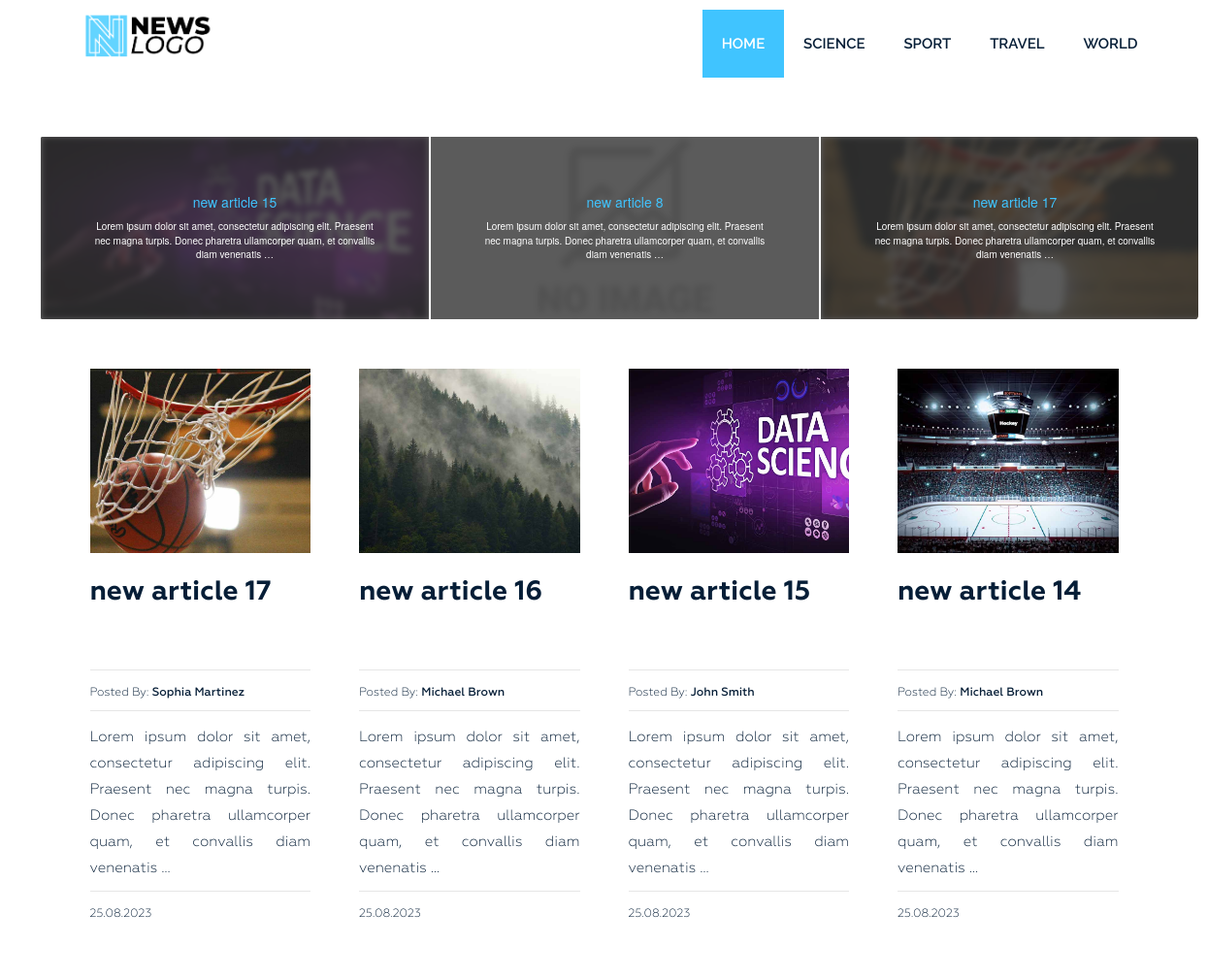
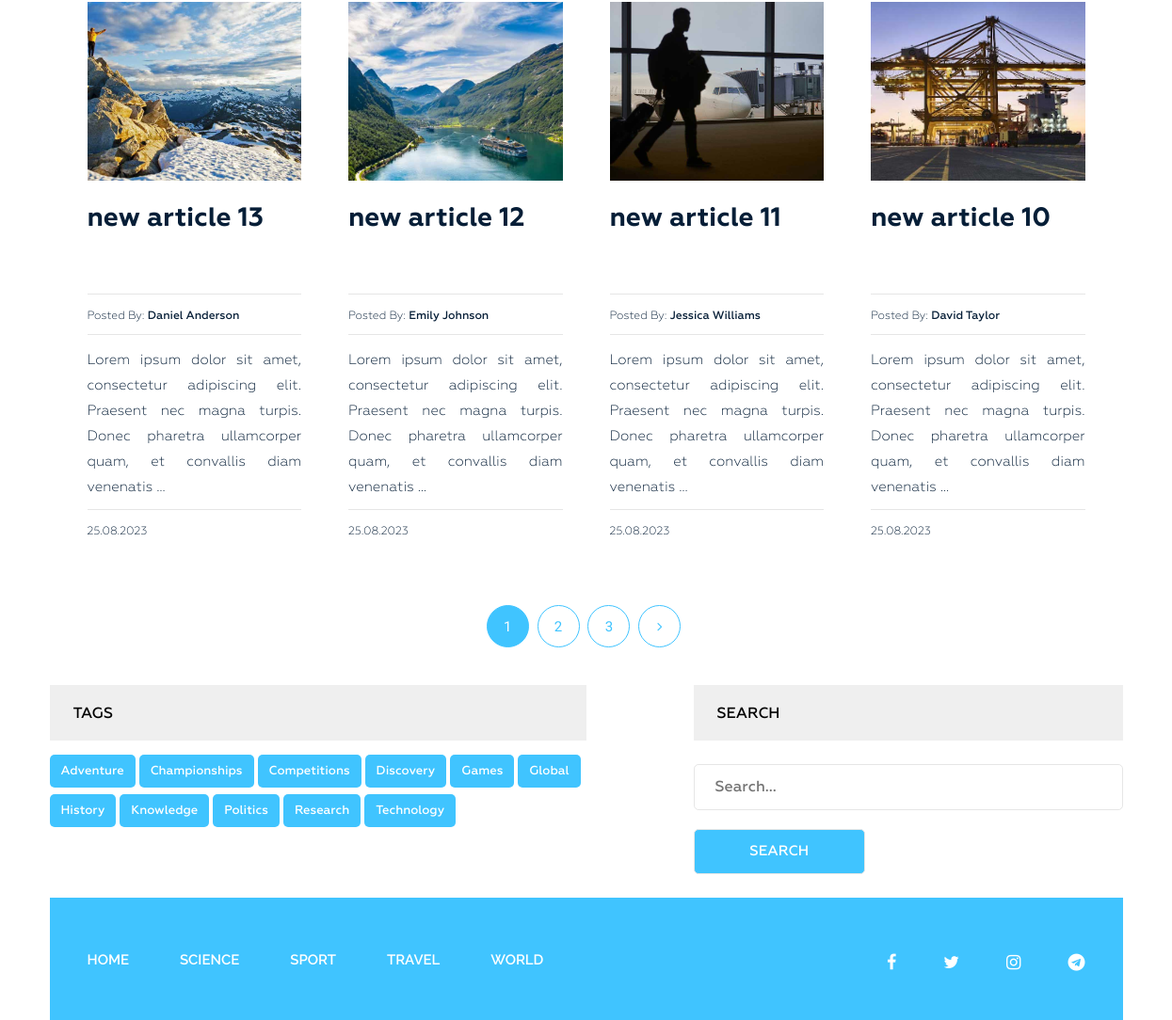
The page / on the database its author committed (2 pictures, top to bottom).
### news/models.py (models this page shows, shortened)
class Category(models.Model):
    title = models.CharField(max_length=255)
    slug = models.SlugField(max_length=255, verbose_name='Category_url', unique=True)
    def get_absolute_url(self):
        return reverse('category', kwargs={"slug": self.slug})
    class Meta:
        verbose_name = 'Category(s)'
        verbose_name_plural = 'Categories'
        ordering = ['title']

class Post(models.Model):
    title = models.CharField(max_length=255, verbose_name='Name')
    slug = models.SlugField(max_length=255, unique=True, verbose_name='Link')
    author = models.CharField(max_length=100, verbose_name='Author')
    content = models.TextField(blank=True, verbose_name='Content')
    created_at = models.DateTimeField(auto_now_add=True, verbose_name='Published')
    photo = models.ImageField(upload_to='photos/%Y/%m/%d/', blank=True, verbose_name='Photo')
    views = models.IntegerField(default=0, verbose_name='Number of views')
    category = models.ForeignKey(Category, on_delete=models.PROTECT, related_name='posts', verbose_name='Category')
    tags = models.ManyToManyField(Tag, blank=True, related_name='posts', verbose_name='Tag')
    is_published = models.BooleanField(default=True)
    def get_absolute_url(self):
        return reverse('post', kwargs={"slug": self.slug})
    class Meta:
        verbose_name = 'Article(s)'
        verbose_name_plural = 'Articles'
        ordering = ['-created_at']

class Tag(models.Model):
    title = models.CharField(max_length=50)
    slug = models.SlugField(max_length=50, verbose_name='Slug_url', unique=True)
    def get_absolute_url(self):
        return reverse('tag', kwargs={"slug": self.slug})
    class Meta:
        verbose_name = 'Tag'
        verbose_name_plural = 'Tags'
        ordering = ['title']

### news/views.py (the view)
# urls.py: path('', Home.as_view(), name='home'),
class Home(ListView):
    model = Post
    template_name = 'news/index.html'
    context_object_name = 'posts'
    paginate_by = 8
    def get_queryset(self):
        return Post.objects.order_by('-created_at')
    def get_context_data(self, *, object_list=None, **kwargs):
        context = super().get_context_data(**kwargs)
        pinned_post = Post.objects.latest('created_at')
        pinned_post.views = F('views') + 1
        pinned_post.save()
        pinned_post.refresh_from_db()
        context['pinned_post'] = pinned_post
        context['title'] = 'News App'
        categories = Category.objects.all()
        latest_posts_by_category = {}
        for category in categories:
            latest_posts_by_category[category.slug] = Post.objects.filter(category=category)[:2]
        context['latest_posts_by_category'] = latest_posts_by_category
        return context

### news/templatetags/menu.py (called while the page is built)
@register.inclusion_tag('news/menu_tpl.html')
def show_menu(menu_class='menu'):
    categories = Category.objects.all()
    return {"categories": categories, "menu_class": menu_class}

### news/templatetags/sidebar.py (called while the page is built)
@register.inclusion_tag('news/tags_tpl.html')
def get_tags():
    tags = Tag.objects.all()
    return {"tags": tags}

### news/templates/news/index.html (shortened to what this page needs)
{% extends 'base.html' %}
{% load static %}
{% load sidebar %}
{% block content %}
    <section class="slider-area">
        <div class="container">
            <div class="row">
                <div class="col-md-12">
                    <div class="infinite-carousel">
                        <div id="carousel" class="carousel-wrapper">
                          <div class="carousel-items">
                            {% for category, posts in latest_posts_by_category.items %}
                                {% for post in posts %}
                                    <div class="carousel-block">
                                        {% if post.photo %}
                                        <img src="{{ post.photo.url }}" alt="{{ post.title }}">
                                        {% else %}
                                        <img src="{% static 'img/no-image.jpeg'%}" alt="{{ post.title }}" width="300">
                                        {% endif %}
                                        <div class="overlay">
                                            <div class="overlay-content">
                                                <a href="{{ post.get_absolute_url }}">
                                                    <h4>{{ post.title|truncatewords_html:5|safe }}</h4>
                                                    <p>{{ post.content|truncatewords_html:20|safe }}</p>
                                                </a>
                                            </div>
                                        </div>
                                    </div>
                                {% endfor %}
                            {% endfor %}
                        </div>
                    </div>
                </div>
            </div>
        </div>
    </section>
<section class="blog-post-area">
    <div class="container">
        <div class="row">
            <div class="blog-post-area-style">
                {% for post in posts %}
                    <div class="col-md-3">
                        <div class="single-post">
                            <div class="main-img">
                                {% if post.photo %}
                                <img src="{{ post.photo.url }}" alt="{{ post.title }}">
                                {% else %}
                                <img src="{% static 'img/no-image.jpeg'%}" alt="{{ post.title }}" height="201" width="300">
                                {% endif %}
                            </div>
                            <h3><a href="{{ post.get_absolute_url }}">{{ post.title|truncatewords_html:7|safe }}</a></h3>
                            <h4><span>Posted By: <span class="author-name">{{ post.author }}</span></span></h4>
                            <a href="{{ post.get_absolute_url }}"><p>{{ post.content|truncatewords_html:20|safe }}</p></a>
                            <h4><span>{{ post.created_at|date:"d.m.Y" }}</span></h4>
                        </div>
                    </div>
                {% endfor %}
            </div>
        </div>
        {% if page_obj.has_other_pages %}
            <div class="pegination">
                <div class="nav-links">
                    {% for p in page_obj.paginator.page_range %}
                        {% if page_obj.number == p %}
                        <span class="page-numbers current">{{ p }}</span>
                        {% elif p > page_obj.number|add:-3 and p < page_obj.number|add:3 %}
                        <a class="page-numbers" href="?page={{ p }}">{{ p }}</a>
                        {% endif %}
                    {% endfor %}
                    {% if page_obj.has_next %}
                    <a class="page-numbers" href="?page={{ page_obj.next_page_number }}"><i class="fa fa-angle-right" aria-hidden="true"></i></a>
                    {% endif %}
                </div>
            </div>
        {% endif %}
        <section class="main-nav single-blog-area">
            <div class="right-tags">
                {% get_tags %}
            </div>
            <div class="left-search newsletter">
                <h2 class="sidebar-title main-tl">Search</h2>
                <form action="{% url 'search' %}" method="get">
                    <input type="text" name="s" id="" placeholder="Search...">
                    <input type="submit" value="Search">
                </form>
            </div>
        </section>
    </div>
</section>
{% endblock %}

### templates/base.html (shortened to what this page needs)
{% load static %}
{% load cache %}
<!DOCTYPE html>
<html lang="en">
<head>
    <link rel="stylesheet" href="{% static 'css/bootstrap.css' %}">
    <link rel="stylesheet" href="{% static 'css/font-awesome.min.css' %}">
    <link rel="stylesheet" href="{% static 'style.css' %}">
    <link rel="stylesheet" href="{% static 'responsive.css' %}">
    <link rel="stylesheet" href="{% static 'slider.css' %}">
</head>
<body>
    <div class="wrapper">
        {% cache 20 header %}
        {% include 'inc/_header.html' %}
        {% endcache %}
        {% block content %} {% endblock %}
        {% cache 20 footer %}
        {% include 'inc/_footer.html' %}
        {% endcache %}
    </div>
</body>
</html>

### templates/inc/_header.html
{% load static %}
{% load menu %}
<header class="header">
    <div class="container">
        <div class="row">
            <div class="col-md-2">
                <div class="logo">
                    <a href="{% url 'home' %}"><img src="{% static 'img/logo.png'%}" alt="News"></a>
                </div>
            </div>
            <div class="col-md-10">
                {% show_menu %}
            </div>
        </div>
    </div>
</header>

### news/templates/news/tags_tpl.html
<div class="tags">
    <h2 class="sidebar-title main-tl">Tags</h2>
    {% for tag in tags %}
    <p><a href="{{ tag.get_absolute_url }}">{{ tag.title }}</a></p>
    {% endfor %}
</div>

### templates/inc/_footer.html
{% load menu %}
<footer class="footer">
    <div class="container">
        <div class="row">
            <div class="col-md-12">
                <div class="footer-bg">
                    <div class="row">
                        <div class="col-md-9">
                            {% show_menu 'footer-menu' %}
                        </div>
                        <div class="col-md-3">
                            <div class="footer-icon">
                                <p><a href="#"><i class="fa fa-facebook" aria-hidden="true"></i></a><a href="#"><i class="fa fa-twitter" aria-hidden="true"></i></a><a href="#"><i class="fa fa-instagram" aria-hidden="true"></i></a><a href="#"><i class="fa fa-telegram" aria-hidden="true"></i></a></p>
                            </div>
                        </div>
                    </div>
                </div>
            </div>
        </div>
    </div>
</footer>

### news_app/static/slider.css (style rules this page uses)
.infinite-carousel { left: -24px; position: relative; width: calc(100% + 54px); height: 190px; overflow: hidden; display: block; border-radius: 5px; }
.carousel-block { float: left; flex-shrink: 0; position: relative; padding: 0px 1px; height: 190px; overflow: hidden; display: flex; align-items: center; justify-content: center; border: 1px solid white; }
.carousel-block img { filter: blur(3px); height: 100% !important; width: 100% !important; object-fit: cover !important; object-position: center !important; }
p { position: relative; font-size: 24px; text-align: center; display: block; align-items: center; vertical-align: center; }
.carousel-wrapper { overflow: hidden; position: relative; left: 50%; transform: translateX(-50%); }
.carousel-items { width: 10000px; position: relative; display: flex; overflow-x: auto; -webkit-overflow-scrolling: touch; }
.overlay { position: absolute; top: 0; right: 0; width: 100%; height: 100%; background-color: rgba(50, 51, 51, 80%); }
.overlay-content { height: 100%; padding: 10px; display: flex; align-content: center; flex-wrap: wrap; justify-content: center; outline: 2px solid white; }
.overlay-content a { display: flex; flex-wrap: wrap; justify-content: center; align-items: center; }
.overlay-content p, a { color: #ffffff; }
.overlay-content h4 { font-size: 14px; color: #40c4ff; }
.overlay-content p { font-size: 10px; }
.overlay-content a { position: relative; top: 0; left: 0; width: 80%; height: 100%; text-decoration: none; display: flex; align-content: center; }
.slider-area { margin: 50px 50px 0px; }

### rows shown on the page
Category: title "SCIENCE"
Category: title "SPORT"
Category: title "TRAVEL"
Category: title "WORLD"
Post: photo (picture), title "new article 15", content "Lorem ipsum dolor sit amet, consectetur adipiscing elit. Praesent nec magna turpis. Donec pharetra ullamcorper quam, et convallis diam venenatis …", author "John Smith", created_at "25.08.2023"
Post: title "new article 8", content "Lorem ipsum dolor sit amet, consectetur adipiscing elit. Praesent nec magna turpis. Donec pharetra ullamcorper quam, et convallis diam venenatis …"
Post: photo (picture), title "new article 17", content "Lorem ipsum dolor sit amet, consectetur adipiscing elit. Praesent nec magna turpis. Donec pharetra ullamcorper quam, et convallis diam venenatis …", author "Sophia Martinez", created_at "25.08.2023"
Post: photo (picture), title "new article 16", author "Michael Brown", content "Lorem ipsum dolor sit amet, consectetur adipiscing elit. Praesent nec magna turpis. Donec pharetra ullamcorper quam, et convallis diam venenatis …", created_at "25.08.2023"
Post: photo (picture), title "new article 14", author "Michael Brown", content "Lorem ipsum dolor sit amet, consectetur adipiscing elit. Praesent nec magna turpis. Donec pharetra ullamcorper quam, et convallis diam venenatis …", created_at "25.08.2023"
Post: photo (picture), title "new article 13", author "Daniel Anderson", content "Lorem ipsum dolor sit amet, consectetur adipiscing elit. Praesent nec magna turpis. Donec pharetra ullamcorper quam, et convallis diam venenatis …", created_at "25.08.2023"
Post: photo (picture), title "new article 12", author "Emily Johnson", content "Lorem ipsum dolor sit amet, consectetur adipiscing elit. Praesent nec magna turpis. Donec pharetra ullamcorper quam, et convallis diam venenatis …", created_at "25.08.2023"
Post: photo (picture), title "new article 11", author "Jessica Williams", content "Lorem ipsum dolor sit amet, consectetur adipiscing elit. Praesent nec magna turpis. Donec pharetra ullamcorper quam, et convallis diam venenatis …", created_at "25.08.2023"
Post: photo (picture), title "new article 10", author "David Taylor", content "Lorem ipsum dolor sit amet, consectetur adipiscing elit. Praesent nec magna turpis. Donec pharetra ullamcorper quam, et convallis diam venenatis …", created_at "25.08.2023"
Tag: title "Adventure"
Tag: title "Championships"
Tag: title "Competitions"
Tag: title "Discovery"
Tag: title "Games"
Tag: title "Global"
Tag: title "History"
Tag: title "Knowledge"
Tag: title "Politics"
Tag: title "Research"
Tag: title "Technology"

### other values the page prints
{{ p }} "1"
{{ p }} "2" "3"
